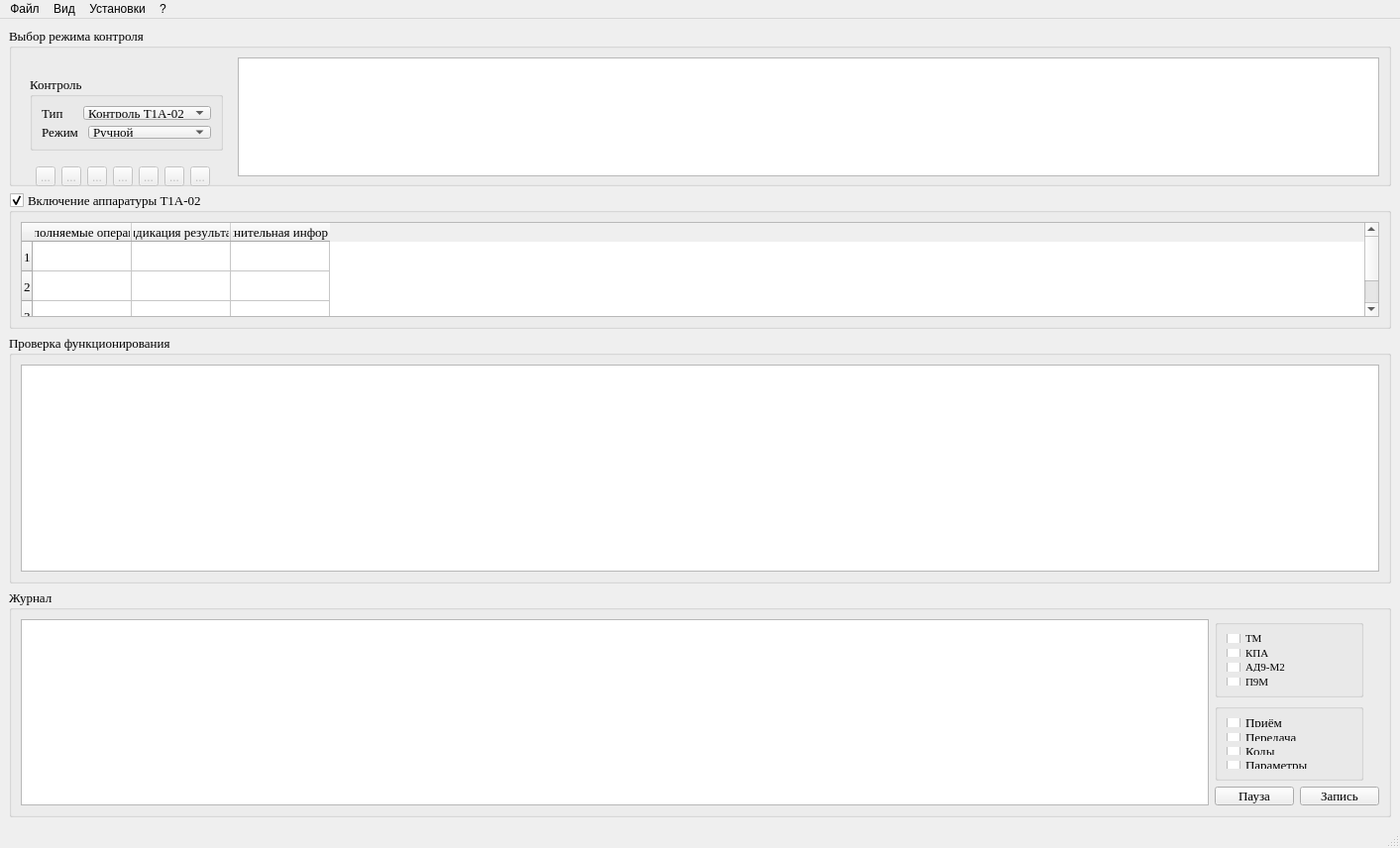
<?xml version="1.0" encoding="UTF-8"?>
<ui version="4.0">
 <class>MainWindow</class>
 <widget class="QMainWindow" name="MainWindow">
  <property name="enabled">
   <bool>true</bool>
  </property>
  <property name="geometry">
   <rect>
    <x>0</x>
    <y>0</y>
    <width>1413</width>
    <height>856</height>
   </rect>
  </property>
  <property name="minimumSize">
   <size>
    <width>0</width>
    <height>0</height>
   </size>
  </property>
  <property name="maximumSize">
   <size>
    <width>1920</width>
    <height>1080</height>
   </size>
  </property>
  <property name="windowTitle">
   <string>MainWindow</string>
  </property>
  <property name="documentMode">
   <bool>true</bool>
  </property>
  <widget class="QWidget" name="centralwidget">
   <layout class="QVBoxLayout" name="verticalLayout_10">
    <item>
     <widget class="QGroupBox" name="groupBox">
      <property name="minimumSize">
       <size>
        <width>0</width>
        <height>0</height>
       </size>
      </property>
      <property name="maximumSize">
       <size>
        <width>16777215</width>
        <height>160</height>
       </size>
      </property>
      <property name="font">
       <font>
        <family>Times New Roman</family>
        <pointsize>10</pointsize>
       </font>
      </property>
      <property name="title">
       <string>Выбор режима контроля</string>
      </property>
      <layout class="QHBoxLayout" name="horizontalLayout_9">
       <item>
        <widget class="QWidget" name="widget_2" native="true">
         <property name="minimumSize">
          <size>
           <width>0</width>
           <height>150</height>
          </size>
         </property>
         <property name="maximumSize">
          <size>
           <width>16777215</width>
           <height>150</height>
          </size>
         </property>
         <layout class="QVBoxLayout" name="verticalLayout_4">
          <item>
           <layout class="QHBoxLayout" name="horizontalLayout_5">
            <item>
             <widget class="QGroupBox" name="groupBox_2">
              <property name="minimumSize">
               <size>
                <width>195</width>
                <height>75</height>
               </size>
              </property>
              <property name="maximumSize">
               <size>
                <width>240</width>
                <height>75</height>
               </size>
              </property>
              <property name="font">
               <font>
                <family>Times New Roman</family>
                <pointsize>10</pointsize>
               </font>
              </property>
              <property name="title">
               <string>Контроль</string>
              </property>
              <layout class="QVBoxLayout" name="verticalLayout_5">
               <item>
                <layout class="QHBoxLayout" name="horizontalLayout_6">
                 <item>
                  <widget class="QLabel" name="label_3">
                   <property name="maximumSize">
                    <size>
                     <width>100</width>
                     <height>16777215</height>
                    </size>
                   </property>
                   <property name="text">
                    <string>Тип</string>
                   </property>
                  </widget>
                 </item>
                 <item>
                  <widget class="QComboBox" name="comboBox_3">
                   <property name="font">
                    <font>
                     <family>Times New Roman</family>
                     <pointsize>10</pointsize>
                     <bold>false</bold>
                    </font>
                   </property>
                   <item>
                    <property name="text">
                     <string>Контроль Т1А-02</string>
                    </property>
                   </item>
                  </widget>
                 </item>
                </layout>
               </item>
               <item>
                <layout class="QHBoxLayout" name="horizontalLayout_7">
                 <item>
                  <widget class="QLabel" name="label_4">
                   <property name="maximumSize">
                    <size>
                     <width>100</width>
                     <height>16777215</height>
                    </size>
                   </property>
                   <property name="text">
                    <string>Режим</string>
                   </property>
                  </widget>
                 </item>
                 <item>
                  <widget class="QComboBox" name="comboBox_4">
                   <item>
                    <property name="text">
                     <string>Ручной</string>
                    </property>
                   </item>
                   <item>
                    <property name="text">
                     <string>Автоматический</string>
                    </property>
                   </item>
                  </widget>
                 </item>
                </layout>
               </item>
              </layout>
             </widget>
            </item>
            <item>
             <layout class="QVBoxLayout" name="verticalLayout_6"/>
            </item>
           </layout>
          </item>
          <item>
           <layout class="QHBoxLayout" name="horizontalLayout_8">
            <property name="spacing">
             <number>0</number>
            </property>
            <property name="sizeConstraint">
             <enum>QLayout::SizeConstraint::SetDefaultConstraint</enum>
            </property>
            <property name="leftMargin">
             <number>0</number>
            </property>
            <property name="topMargin">
             <number>0</number>
            </property>
            <property name="rightMargin">
             <number>0</number>
            </property>
            <property name="bottomMargin">
             <number>0</number>
            </property>
            <item>
             <widget class="QToolButton" name="toolButton_14">
              <property name="enabled">
               <bool>false</bool>
              </property>
              <property name="minimumSize">
               <size>
                <width>20</width>
                <height>20</height>
               </size>
              </property>
              <property name="maximumSize">
               <size>
                <width>20</width>
                <height>20</height>
               </size>
              </property>
              <property name="text">
               <string>...</string>
              </property>
              <property name="toolButtonStyle">
               <enum>Qt::ToolButtonStyle::ToolButtonIconOnly</enum>
              </property>
             </widget>
            </item>
            <item>
             <widget class="QToolButton" name="toolButton_15">
              <property name="enabled">
               <bool>false</bool>
              </property>
              <property name="minimumSize">
               <size>
                <width>20</width>
                <height>20</height>
               </size>
              </property>
              <property name="maximumSize">
               <size>
                <width>20</width>
                <height>20</height>
               </size>
              </property>
              <property name="text">
               <string>...</string>
              </property>
              <property name="toolButtonStyle">
               <enum>Qt::ToolButtonStyle::ToolButtonIconOnly</enum>
              </property>
             </widget>
            </item>
            <item>
             <widget class="QToolButton" name="toolButton_16">
              <property name="enabled">
               <bool>false</bool>
              </property>
              <property name="minimumSize">
               <size>
                <width>20</width>
                <height>20</height>
               </size>
              </property>
              <property name="maximumSize">
               <size>
                <width>20</width>
                <height>20</height>
               </size>
              </property>
              <property name="text">
               <string>...</string>
              </property>
              <property name="toolButtonStyle">
               <enum>Qt::ToolButtonStyle::ToolButtonIconOnly</enum>
              </property>
             </widget>
            </item>
            <item>
             <widget class="QToolButton" name="toolButton_17">
              <property name="enabled">
               <bool>false</bool>
              </property>
              <property name="minimumSize">
               <size>
                <width>20</width>
                <height>20</height>
               </size>
              </property>
              <property name="maximumSize">
               <size>
                <width>20</width>
                <height>20</height>
               </size>
              </property>
              <property name="text">
               <string>...</string>
              </property>
              <property name="toolButtonStyle">
               <enum>Qt::ToolButtonStyle::ToolButtonIconOnly</enum>
              </property>
             </widget>
            </item>
            <item>
             <widget class="QToolButton" name="toolButton_18">
              <property name="enabled">
               <bool>false</bool>
              </property>
              <property name="minimumSize">
               <size>
                <width>20</width>
                <height>20</height>
               </size>
              </property>
              <property name="maximumSize">
               <size>
                <width>20</width>
                <height>20</height>
               </size>
              </property>
              <property name="text">
               <string>...</string>
              </property>
              <property name="toolButtonStyle">
               <enum>Qt::ToolButtonStyle::ToolButtonIconOnly</enum>
              </property>
             </widget>
            </item>
            <item>
             <widget class="QToolButton" name="toolButton_19">
              <property name="enabled">
               <bool>false</bool>
              </property>
              <property name="minimumSize">
               <size>
                <width>20</width>
                <height>20</height>
               </size>
              </property>
              <property name="maximumSize">
               <size>
                <width>20</width>
                <height>20</height>
               </size>
              </property>
              <property name="text">
               <string>...</string>
              </property>
              <property name="toolButtonStyle">
               <enum>Qt::ToolButtonStyle::ToolButtonIconOnly</enum>
              </property>
             </widget>
            </item>
            <item>
             <widget class="QToolButton" name="toolButton_20">
              <property name="enabled">
               <bool>false</bool>
              </property>
              <property name="minimumSize">
               <size>
                <width>20</width>
                <height>20</height>
               </size>
              </property>
              <property name="maximumSize">
               <size>
                <width>20</width>
                <height>20</height>
               </size>
              </property>
              <property name="text">
               <string>...</string>
              </property>
              <property name="toolButtonStyle">
               <enum>Qt::ToolButtonStyle::ToolButtonIconOnly</enum>
              </property>
             </widget>
            </item>
           </layout>
          </item>
         </layout>
        </widget>
       </item>
       <item>
        <widget class="QTextEdit" name="terminal_up">
         <property name="minimumSize">
          <size>
           <width>0</width>
           <height>120</height>
          </size>
         </property>
         <property name="maximumSize">
          <size>
           <width>16777215</width>
           <height>120</height>
          </size>
         </property>
         <property name="font">
          <font>
           <family>Times New Roman</family>
           <pointsize>10</pointsize>
          </font>
         </property>
        </widget>
       </item>
      </layout>
     </widget>
    </item>
    <item>
     <widget class="QGroupBox" name="groupBox_3">
      <property name="maximumSize">
       <size>
        <width>16777215</width>
        <height>138</height>
       </size>
      </property>
      <property name="font">
       <font>
        <family>Times New Roman</family>
        <pointsize>10</pointsize>
       </font>
      </property>
      <property name="title">
       <string>Включение аппаратуры Т1А-02</string>
      </property>
      <property name="flat">
       <bool>false</bool>
      </property>
      <property name="checkable">
       <bool>true</bool>
      </property>
      <property name="checked">
       <bool>true</bool>
      </property>
      <layout class="QGridLayout" name="gridLayout">
       <item row="0" column="0">
        <widget class="QTableWidget" name="turning_on_the_equipment">
         <property name="maximumSize">
          <size>
           <width>16777215</width>
           <height>173</height>
          </size>
         </property>
         <property name="font">
          <font>
           <family>Times New Roman</family>
           <pointsize>10</pointsize>
           <kerning>false</kerning>
          </font>
         </property>
         <property name="autoFillBackground">
          <bool>false</bool>
         </property>
         <property name="editTriggers">
          <set>QAbstractItemView::EditTrigger::NoEditTriggers</set>
         </property>
         <row>
          <property name="text">
           <string>1</string>
          </property>
          <property name="font">
           <font>
            <family>Times New Roman</family>
            <pointsize>10</pointsize>
           </font>
          </property>
         </row>
         <row/>
         <row/>
         <column>
          <property name="text">
           <string>Выполняемые операции</string>
          </property>
          <property name="font">
           <font>
            <family>Times New Roman</family>
            <pointsize>10</pointsize>
           </font>
          </property>
         </column>
         <column>
          <property name="text">
           <string>Индикация результата</string>
          </property>
          <property name="font">
           <font>
            <family>Times New Roman</family>
            <pointsize>10</pointsize>
           </font>
          </property>
         </column>
         <column>
          <property name="text">
           <string>Дополнительная информация</string>
          </property>
          <property name="font">
           <font>
            <family>Times New Roman</family>
            <pointsize>10</pointsize>
           </font>
          </property>
         </column>
         <item row="0" column="0">
          <property name="text">
           <string/>
          </property>
          <property name="font">
           <font>
            <stylestrategy>PreferAntialias</stylestrategy>
           </font>
          </property>
          <property name="flags">
           <set>ItemIsSelectable|ItemIsDragEnabled|ItemIsDropEnabled|ItemIsUserCheckable|ItemIsEnabled</set>
          </property>
         </item>
         <item row="0" column="1">
          <property name="text">
           <string/>
          </property>
          <property name="font">
           <font>
            <stylestrategy>PreferAntialias</stylestrategy>
           </font>
          </property>
          <property name="flags">
           <set>ItemIsDragEnabled|ItemIsDropEnabled|ItemIsUserCheckable|ItemIsEnabled</set>
          </property>
         </item>
         <item row="0" column="2">
          <property name="text">
           <string/>
          </property>
          <property name="font">
           <font>
            <stylestrategy>PreferAntialias</stylestrategy>
           </font>
          </property>
          <property name="flags">
           <set>ItemIsDragEnabled|ItemIsDropEnabled|ItemIsUserCheckable|ItemIsEnabled</set>
          </property>
         </item>
         <item row="1" column="1">
          <property name="text">
           <string/>
          </property>
          <property name="font">
           <font>
            <pointsize>9</pointsize>
            <stylestrategy>PreferAntialias</stylestrategy>
           </font>
          </property>
         </item>
        </widget>
       </item>
      </layout>
     </widget>
    </item>
    <item>
     <widget class="QGroupBox" name="groupBox_4">
      <property name="font">
       <font>
        <family>Times New Roman</family>
        <pointsize>10</pointsize>
       </font>
      </property>
      <property name="title">
       <string>Проверка функционирования</string>
      </property>
      <layout class="QGridLayout" name="gridLayout_2">
       <item row="0" column="0">
        <widget class="QTableWidget" name="checking_the_operation">
         <property name="maximumSize">
          <size>
           <width>16777215</width>
           <height>400</height>
          </size>
         </property>
         <property name="mouseTracking">
          <bool>true</bool>
         </property>
         <property name="contextMenuPolicy">
          <enum>Qt::ContextMenuPolicy::DefaultContextMenu</enum>
         </property>
         <property name="autoFillBackground">
          <bool>false</bool>
         </property>
         <property name="editTriggers">
          <set>QAbstractItemView::EditTrigger::NoEditTriggers</set>
         </property>
        </widget>
       </item>
      </layout>
     </widget>
    </item>
    <item>
     <widget class="QGroupBox" name="groupBox_7">
      <property name="maximumSize">
       <size>
        <width>16777215</width>
        <height>230</height>
       </size>
      </property>
      <property name="font">
       <font>
        <family>Times New Roman</family>
        <pointsize>10</pointsize>
       </font>
      </property>
      <property name="title">
       <string>Журнал</string>
      </property>
      <layout class="QHBoxLayout" name="horizontalLayout_11">
       <item>
        <widget class="QTextEdit" name="terminal_down">
         <property name="maximumSize">
          <size>
           <width>16777215</width>
           <height>200</height>
          </size>
         </property>
         <property name="acceptDrops">
          <bool>false</bool>
         </property>
         <property name="readOnly">
          <bool>true</bool>
         </property>
        </widget>
       </item>
       <item>
        <layout class="QVBoxLayout" name="verticalLayout_9">
         <item>
          <widget class="QGroupBox" name="groupBox_6">
           <property name="maximumSize">
            <size>
             <width>150</width>
             <height>100</height>
            </size>
           </property>
           <property name="title">
            <string/>
           </property>
           <layout class="QVBoxLayout" name="verticalLayout_8">
            <item>
             <widget class="QCheckBox" name="TM">
              <property name="maximumSize">
               <size>
                <width>16777215</width>
                <height>21</height>
               </size>
              </property>
              <property name="font">
               <font>
                <family>Times New Roman</family>
                <pointsize>8</pointsize>
               </font>
              </property>
              <property name="text">
               <string>ТМ</string>
              </property>
             </widget>
            </item>
            <item>
             <widget class="QCheckBox" name="KPA">
              <property name="maximumSize">
               <size>
                <width>16777215</width>
                <height>21</height>
               </size>
              </property>
              <property name="font">
               <font>
                <family>Times New Roman</family>
                <pointsize>8</pointsize>
               </font>
              </property>
              <property name="text">
               <string>КПА</string>
              </property>
             </widget>
            </item>
            <item>
             <widget class="QCheckBox" name="AD9M2">
              <property name="maximumSize">
               <size>
                <width>16777215</width>
                <height>21</height>
               </size>
              </property>
              <property name="font">
               <font>
                <family>Times New Roman</family>
                <pointsize>8</pointsize>
               </font>
              </property>
              <property name="text">
               <string>АД9-М2</string>
              </property>
             </widget>
            </item>
            <item>
             <widget class="QCheckBox" name="P9M">
              <property name="maximumSize">
               <size>
                <width>16777215</width>
                <height>21</height>
               </size>
              </property>
              <property name="font">
               <font>
                <family>Times New Roman</family>
                <pointsize>8</pointsize>
               </font>
              </property>
              <property name="text">
               <string>П9М</string>
              </property>
             </widget>
            </item>
           </layout>
          </widget>
         </item>
         <item>
          <widget class="QGroupBox" name="groupBox_5">
           <property name="maximumSize">
            <size>
             <width>150</width>
             <height>100</height>
            </size>
           </property>
           <property name="font">
            <font>
             <family>Times New Roman</family>
             <pointsize>10</pointsize>
            </font>
           </property>
           <property name="title">
            <string/>
           </property>
           <layout class="QVBoxLayout" name="verticalLayout_7">
            <item>
             <widget class="QCheckBox" name="reception">
              <property name="font">
               <font>
                <family>Times New Roman</family>
                <pointsize>10</pointsize>
               </font>
              </property>
              <property name="text">
               <string>Приём</string>
              </property>
             </widget>
            </item>
            <item>
             <widget class="QCheckBox" name="broadcast">
              <property name="font">
               <font>
                <family>Times New Roman</family>
                <pointsize>10</pointsize>
               </font>
              </property>
              <property name="text">
               <string>Передача</string>
              </property>
             </widget>
            </item>
            <item>
             <widget class="QCheckBox" name="codes">
              <property name="text">
               <string>Коды</string>
              </property>
             </widget>
            </item>
            <item>
             <widget class="QCheckBox" name="parameters">
              <property name="text">
               <string>Параметры</string>
              </property>
             </widget>
            </item>
           </layout>
          </widget>
         </item>
         <item>
          <layout class="QHBoxLayout" name="horizontalLayout_10">
           <item>
            <widget class="QPushButton" name="pushButton_3">
             <property name="maximumSize">
              <size>
               <width>16777215</width>
               <height>19</height>
              </size>
             </property>
             <property name="font">
              <font>
               <family>Times New Roman</family>
               <pointsize>10</pointsize>
              </font>
             </property>
             <property name="text">
              <string>Пауза</string>
             </property>
             <property name="checkable">
              <bool>true</bool>
             </property>
            </widget>
           </item>
           <item>
            <widget class="QPushButton" name="pushButton_4">
             <property name="maximumSize">
              <size>
               <width>16777215</width>
               <height>19</height>
              </size>
             </property>
             <property name="font">
              <font>
               <family>Times New Roman</family>
               <pointsize>10</pointsize>
              </font>
             </property>
             <property name="text">
              <string>Запись</string>
             </property>
            </widget>
           </item>
          </layout>
         </item>
        </layout>
       </item>
      </layout>
     </widget>
    </item>
   </layout>
  </widget>
  <widget class="QMenuBar" name="menubar">
   <property name="geometry">
    <rect>
     <x>0</x>
     <y>0</y>
     <width>1413</width>
     <height>22</height>
    </rect>
   </property>
   <widget class="QMenu" name="menu">
    <property name="title">
     <string>Файл</string>
    </property>
    <addaction name="action"/>
   </widget>
   <widget class="QMenu" name="menu_2">
    <property name="title">
     <string>Вид</string>
    </property>
   </widget>
   <widget class="QMenu" name="menu_3">
    <property name="title">
     <string>Установки</string>
    </property>
   </widget>
   <widget class="QMenu" name="menu_4">
    <property name="title">
     <string>?</string>
    </property>
   </widget>
   <addaction name="menu"/>
   <addaction name="menu_2"/>
   <addaction name="menu_3"/>
   <addaction name="menu_4"/>
  </widget>
  <widget class="QStatusBar" name="statusbar"/>
  <action name="action">
   <property name="text">
    <string>Выйти</string>
   </property>
  </action>
 </widget>
 <resources/>
 <connections/>
</ui>
